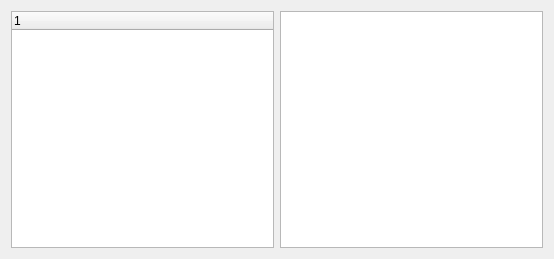
<?xml version="1.0" encoding="UTF-8"?>
<ui version="4.0">
 <class>QueryResult</class>
 <widget class="QDialog" name="QueryResult">
  <property name="geometry">
   <rect>
    <x>0</x>
    <y>0</y>
    <width>554</width>
    <height>259</height>
   </rect>
  </property>
  <property name="windowTitle">
   <string>Query Result</string>
  </property>
  <layout class="QHBoxLayout" name="horizontalLayout_2">
   <property name="sizeConstraint">
    <enum>QLayout::SetMinAndMaxSize</enum>
   </property>
   <item>
    <widget class="QTreeWidget" name="treeWidget">
     <column>
      <property name="text">
       <string notr="true">1</string>
      </property>
     </column>
    </widget>
   </item>
   <item>
    <widget class="QListWidget" name="listWidget"/>
   </item>
  </layout>
 </widget>
 <resources/>
 <connections/>
</ui>
